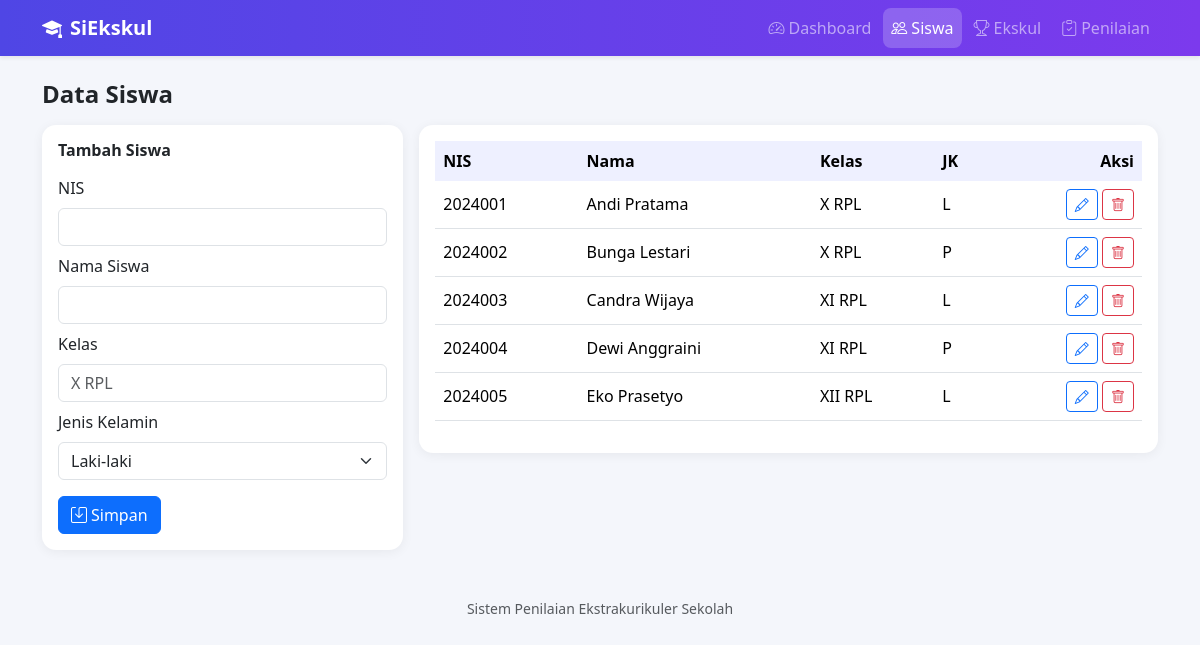
The app's page /siswa.php with its own data.
### tables this page shows
CREATE TABLE siswa (
    nis           VARCHAR(20)  NOT NULL,
    nama_siswa    VARCHAR(100) NOT NULL,
    kelas         VARCHAR(20)  NOT NULL,
    jenis_kelamin ENUM('L', 'P') NOT NULL,
    PRIMARY KEY (nis)
);

### config.php (called while the page is built, shortened)
<?php
function e($s) { return htmlspecialchars((string)$s, ENT_QUOTES, 'UTF-8'); }

### siswa.php (the view, shortened to what this page needs)
<?php
require 'config.php'; $title = 'Data Siswa';
$ed = null;
$rows = $pdo->query("SELECT * FROM siswa ORDER BY nama_siswa")->fetchAll();
require 'header.php';
?>
<h4 class="fw-bold mb-3">Data Siswa</h4>
<div class="row g-3">
 <div class="col-lg-4"><div class="card"><div class="card-body">
  <h6 class="fw-bold mb-3"><?= $ed ? 'Edit Siswa' : 'Tambah Siswa' ?></h6>
  <form method="post">
   <div class="mb-2"><label class="form-label">NIS</label><input name="nis" class="form-control" required maxlength="20" value="<?= e($ed['nis'] ?? '') ?>"></div>
   <div class="mb-2"><label class="form-label">Nama Siswa</label><input name="nama_siswa" class="form-control" required maxlength="100" value="<?= e($ed['nama_siswa'] ?? '') ?>"></div>
   <div class="mb-2"><label class="form-label">Kelas</label><input name="kelas" class="form-control" required maxlength="20" placeholder="X RPL" value="<?= e($ed['kelas'] ?? '') ?>"></div>
   <div class="mb-3"><label class="form-label">Jenis Kelamin</label><select name="jenis_kelamin" class="form-select">
     <option value="L" <?= ($ed['jenis_kelamin'] ?? '') == 'L' ? 'selected' : '' ?>>Laki-laki</option>
     <option value="P" <?= ($ed['jenis_kelamin'] ?? '') == 'P' ? 'selected' : '' ?>>Perempuan</option></select></div>
   <button class="btn btn-primary"><i class="bi bi-save me-1"></i>Simpan</button>
  </form></div></div></div>
 <div class="col-lg-8"><div class="card"><div class="card-body"><div class="table-responsive"><table class="table align-middle">
  <thead><tr><th>NIS</th><th>Nama</th><th>Kelas</th><th>JK</th><th class="text-end">Aksi</th></tr></thead><tbody>
  <?php foreach ($rows as $r): ?>
   <tr><td><?= e($r['nis']) ?></td><td><?= e($r['nama_siswa']) ?></td><td><?= e($r['kelas']) ?></td><td><?= e($r['jenis_kelamin']) ?></td>
    <td class="text-end text-nowrap"><a href="?edit=<?= urlencode($r['nis']) ?>" class="btn btn-sm btn-outline-primary"><i class="bi bi-pencil"></i></a>
     <form method="post" class="d-inline" onsubmit="return confirm('Hapus siswa ini?')"><input type="hidden" name="hapus" value="<?= e($r['nis']) ?>">
      <button class="btn btn-sm btn-outline-danger"><i class="bi bi-trash"></i></button></form></td></tr>
  <?php endforeach; ?>
 </tbody></table></div></div></div></div>
</div>
<?php require 'footer.php'; ?>

### header.php (style rules this page uses)
body { background:#f4f6fb }
.card { border:0;border-radius:14px;box-shadow:0 2px 12px rgba(0,0,0,.06) }
.table thead th { background:#eef0ff;border:0 }

### records on screen
siswa: nis "2024001", nama_siswa "Andi Pratama", kelas "X RPL", jenis_kelamin "L"
siswa: nis "2024002", nama_siswa "Bunga Lestari", kelas "X RPL", jenis_kelamin "P"
siswa: nis "2024003", nama_siswa "Candra Wijaya", kelas "XI RPL", jenis_kelamin "L"
siswa: nis "2024004", nama_siswa "Dewi Anggraini", kelas "XI RPL", jenis_kelamin "P"
siswa: nis "2024005", nama_siswa "Eko Prasetyo", kelas "XII RPL", jenis_kelamin "L"

### other values on screen
$n "Dashboard"
$n "Siswa"
$n "Ekskul"
$n "Penilaian"
